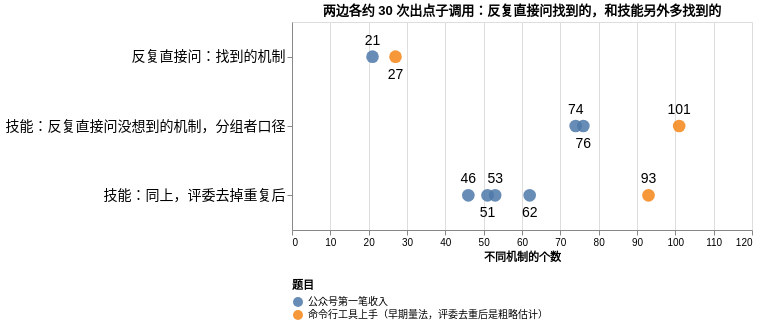

Here is the Vega-Lite specification saved for this chart:
### Vega-Lite specification from a JSON file in a GitHub repository (floating-point values rounded to 4 significant figures)
{"usermeta": {"fig": {"content": "data", "style": "cool-clean", "candidates": ["cool-clean"], "why": "计数取自结果文件", "surface": "repo-doc"}}, "title": "两边各约 30 次出点子调用：反复直接问找到的，和技能另外多找到的", "width": 460, "height": 208, "data": {"values": [{"row": "反复直接问：找到的机制", "group": "命令行工具上手（早期量法，评委去重后是粗略估计）", "count": 27, "below": 1}, {"row": "技能：反复直接问没想到的机制，分组者口径", "group": "命令行工具上手（早期量法，评委去重后是粗略估计）", "count": 101, "below": 0}, {"row": "技能：同上，评委去掉重复后", "group": "命令行工具上手（早期量法，评委去重后是粗略估计）", "count": 93, "below": 0}, {"row": "反复直接问：找到的机制", "group": "公众号第一笔收入", "count": 21, "below": 0}, {"row": "技能：反复直接问没想到的机制，分组者口径", "group": "公众号第一笔收入", "count": 76, "below": 1}, {"row": "技能：反复直接问没想到的机制，分组者口径", "group": "公众号第一笔收入", "count": 74, "below": 0}, {"row": "技能：同上，评委去掉重复后", "group": "公众号第一笔收入", "count": 53, "below": 0}, {"row": "技能：同上，评委去掉重复后", "group": "公众号第一笔收入", "count": 62, "below": 1}, {"row": "技能：同上，评委去掉重复后", "group": "公众号第一笔收入", "count": 51, "below": 1}, {"row": "技能：同上，评委去掉重复后", "group": "公众号第一笔收入", "count": 46, "below": 0}]}, "layer": [{"mark": {"type": "point", "filled": true, "size": 160, "opacity": 0.85}, "encoding": {"y": {"field": "row", "type": "nominal", "title": null, "sort": ["反复直接问：找到的机制", "技能：反复直接问没想到的机制，分组者口径", "技能：同上，评委去掉重复后"], "axis": {"labelFontSize": 14, "labelLimit": 520}}, "x": {"field": "count", "type": "quantitative", "title": "不同机制的个数", "scale": {"domain": [0, 120]}}, "color": {"field": "group", "type": "nominal", "title": "题目", "legend": {"orient": "bottom", "direction": "vertical", "labelLimit": 700}}}}, {"transform": [{"filter": "datum.below == 0"}], "mark": {"type": "text", "dy": -16, "fontSize": 14}, "encoding": {"y": {"field": "row", "type": "nominal", "title": null, "sort": ["反复直接问：找到的机制", "技能：反复直接问没想到的机制，分组者口径", "技能：同上，评委去掉重复后"], "axis": {"labelFontSize": 14, "labelLimit": 520}}, "x": {"field": "count", "type": "quantitative", "title": "不同机制的个数", "scale": {"domain": [0, 120]}}, "text": {"field": "count"}}}, {"transform": [{"filter": "datum.below == 1"}], "mark": {"type": "text", "dy": 18, "fontSize": 14}, "encoding": {"y": {"field": "row", "type": "nominal", "title": null, "sort": ["反复直接问：找到的机制", "技能：反复直接问没想到的机制，分组者口径", "技能：同上，评委去掉重复后"], "axis": {"labelFontSize": 14, "labelLimit": 520}}, "x": {"field": "count", "type": "quantitative", "title": "不同机制的个数", "scale": {"domain": [0, 120]}}, "text": {"field": "count"}}}]}
